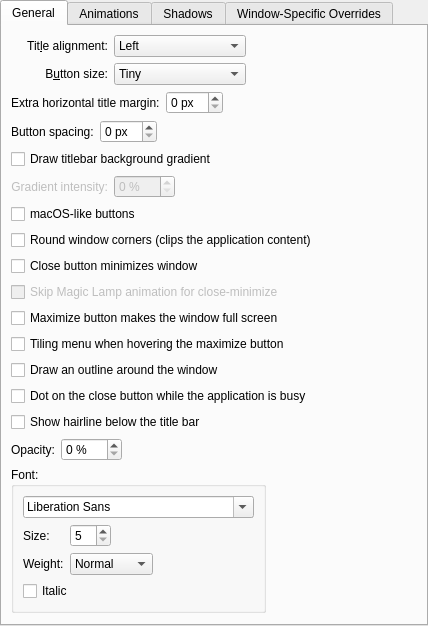
<?xml version="1.0" encoding="UTF-8"?>
<ui version="4.0">
 <class>BreezeConfigurationUI</class>
 <widget class="QWidget" name="BreezeConfigurationUI">
  <property name="geometry">
   <rect>
    <x>0</x>
    <y>0</y>
    <width>428</width>
    <height>418</height>
   </rect>
  </property>
  <layout class="QVBoxLayout" name="verticalLayout">
   <property name="margin">
    <number>0</number>
   </property>
   <item>
    <widget class="QTabWidget" name="tabWidget">
     <property name="currentIndex">
      <number>0</number>
     </property>
     <widget class="QWidget" name="tab">
      <attribute name="title">
       <string>General</string>
      </attribute>
      <layout class="QGridLayout" name="gridLayout_4">
       <item row="0" column="0">
        <widget class="QLabel" name="label_3">
         <property name="text">
          <string>Tit&amp;le alignment:</string>
         </property>
         <property name="alignment">
          <set>Qt::AlignRight|Qt::AlignTrailing|Qt::AlignVCenter</set>
         </property>
         <property name="buddy">
          <cstring>titleAlignment</cstring>
         </property>
        </widget>
       </item>
       <item row="0" column="1">
        <widget class="QComboBox" name="titleAlignment">
         <item>
          <property name="text">
           <string>Left</string>
          </property>
         </item>
         <item>
          <property name="text">
           <string>Center</string>
          </property>
         </item>
         <item>
          <property name="text">
           <string>Center (Full Width)</string>
          </property>
         </item>
         <item>
          <property name="text">
           <string>Right</string>
          </property>
         </item>
        </widget>
       </item>
       <item row="0" column="2">
        <spacer name="horizontalSpacer">
         <property name="orientation">
          <enum>Qt::Horizontal</enum>
         </property>
         <property name="sizeHint" stdset="0">
          <size>
           <width>40</width>
           <height>20</height>
          </size>
         </property>
        </spacer>
       </item>
       <item row="1" column="0">
        <widget class="QLabel" name="label_4">
         <property name="text">
          <string>B&amp;utton size:</string>
         </property>
         <property name="alignment">
          <set>Qt::AlignRight|Qt::AlignTrailing|Qt::AlignVCenter</set>
         </property>
         <property name="buddy">
          <cstring>buttonSize</cstring>
         </property>
        </widget>
       </item>
       <item row="1" column="1">
        <widget class="QComboBox" name="buttonSize">
         <item>
          <property name="text">
           <string>Tiny</string>
          </property>
         </item>
         <item>
          <property name="text">
           <string comment="@item:inlistbox Button size:">Small</string>
          </property>
         </item>
         <item>
          <property name="text">
           <string comment="@item:inlistbox Button size:">Medium</string>
          </property>
         </item>
         <item>
          <property name="text">
           <string comment="@item:inlistbox Button size:">Large</string>
          </property>
         </item>
         <item>
          <property name="text">
           <string comment="@item:inlistbox Button size:">Very Large</string>
          </property>
         </item>
        </widget>
       </item>
       <item row="2" column="0" colspan="3">
        <layout class="QHBoxLayout" name="horizontalLayout">
         <item>
          <widget class="QLabel" name="titleMarginLabel">
           <property name="text">
            <string>Extra horizontal title margin:</string>
           </property>
          </widget>
         </item>
         <item>
          <widget class="QSpinBox" name="titleMarginSpinBox">
           <property name="suffix">
            <string> px</string>
           </property>
          </widget>
         </item>
         <item>
          <spacer name="horizontalSpacer_8">
           <property name="orientation">
            <enum>Qt::Horizontal</enum>
           </property>
           <property name="sizeHint" stdset="0">
            <size>
             <width>40</width>
             <height>20</height>
            </size>
           </property>
          </spacer>
         </item>
        </layout>
       </item>
       <item row="3" column="0" colspan="3">
        <layout class="QHBoxLayout" name="horizontalLayout_2">
         <item>
          <widget class="QLabel" name="btnSpacingLabel">
           <property name="text">
            <string>Button spacing:</string>
           </property>
          </widget>
         </item>
         <item>
          <widget class="QSpinBox" name="btnSpacingSpinBox">
           <property name="suffix">
            <string> px</string>
           </property>
           <property name="prefix">
            <string/>
           </property>
          </widget>
         </item>
         <item>
          <spacer name="horizontalSpacer_7">
           <property name="orientation">
            <enum>Qt::Horizontal</enum>
           </property>
           <property name="sizeHint" stdset="0">
            <size>
             <width>40</width>
             <height>20</height>
            </size>
           </property>
          </spacer>
         </item>
        </layout>
       </item>
       <item row="4" column="0" colspan="3">
        <widget class="QCheckBox" name="drawBackgroundGradient">
         <property name="text">
          <string>Draw titlebar background gradient</string>
         </property>
        </widget>
       </item>
       <item row="5" column="0">
        <widget class="QLabel" name="label_7">
         <property name="enabled">
          <bool>false</bool>
         </property>
         <property name="text">
          <string>Gradient intensity:</string>
         </property>
         <property name="alignment">
          <set>Qt::AlignRight|Qt::AlignTrailing|Qt::AlignVCenter</set>
         </property>
        </widget>
       </item>
       <item row="5" column="1" alignment="Qt::AlignLeft">
        <widget class="QSpinBox" name="gradientSpinBox">
         <property name="enabled">
          <bool>false</bool>
         </property>
         <property name="suffix">
          <string> %</string>
         </property>
         <property name="maximum">
          <number>100</number>
         </property>
        </widget>
       </item>
       <item row="6" column="0" colspan="3">
        <widget class="QCheckBox" name="macOSButtons">
         <property name="text">
          <string>macOS-like buttons</string>
         </property>
        </widget>
       </item>
       <item row="7" column="0" colspan="3">
        <widget class="QCheckBox" name="roundedCorners">
         <property name="text">
          <string>Round window corners (clips the application content)</string>
         </property>
        </widget>
       </item>
       <item row="8" column="0" colspan="3">
        <widget class="QCheckBox" name="closeButtonMinimizes">
         <property name="text">
          <string>Close button minimizes window</string>
         </property>
        </widget>
       </item>
       <item row="9" column="0" colspan="3">
        <widget class="QCheckBox" name="closeMinimizeSkipMagicLamp">
         <property name="enabled">
          <bool>false</bool>
         </property>
         <property name="text">
          <string>Skip Magic Lamp animation for close-minimize</string>
         </property>
        </widget>
       </item>
       <item row="10" column="0" colspan="3">
        <widget class="QCheckBox" name="maximizeButtonFullScreens">
         <property name="text">
          <string>Maximize button makes the window full screen</string>
         </property>
        </widget>
       </item>
       <item row="11" column="0" colspan="3">
        <widget class="QCheckBox" name="showSnapMenu">
         <property name="text">
          <string>Tiling menu when hovering the maximize button</string>
         </property>
        </widget>
       </item>
       <item row="12" column="0" colspan="3">
        <widget class="QCheckBox" name="showOutline">
         <property name="text">
          <string>Draw an outline around the window</string>
         </property>
        </widget>
       </item>
       <item row="13" column="0" colspan="3">
        <widget class="QCheckBox" name="showBusyIndicator">
         <property name="text">
          <string>Dot on the close button while the application is busy</string>
         </property>
        </widget>
       </item>
       <item row="14" column="0" colspan="3">
        <widget class="QCheckBox" name="showHairline">
         <property name="text">
          <string>Show hairline below the title bar</string>
         </property>
        </widget>
       </item>
       <item row="15" column="0" colspan="3">
        <layout class="QGridLayout" name="gridLayout_2" columnstretch="0,0,0,1">
         <item row="0" column="0">
          <widget class="QLabel" name="label_6">
           <property name="text">
            <string>Opacity:</string>
           </property>
          </widget>
         </item>
         <item row="0" column="1">
          <widget class="QSpinBox" name="opacitySpinBox">
           <property name="suffix">
            <string> %</string>
           </property>
           <property name="maximum">
            <number>100</number>
           </property>
          </widget>
         </item>
         <item row="0" column="2">
          <spacer name="horizontalSpacer_6">
           <property name="orientation">
            <enum>Qt::Horizontal</enum>
           </property>
           <property name="sizeHint" stdset="0">
            <size>
             <width>5</width>
             <height>5</height>
            </size>
           </property>
          </spacer>
         </item>
         <item row="1" column="0" colspan="3">
          <widget class="QGroupBox" name="groupBox">
           <property name="title">
            <string>Font:</string>
           </property>
           <layout class="QGridLayout" name="gridLayout_3">
            <item row="0" column="0" colspan="5">
             <widget class="QFontComboBox" name="fontComboBox"/>
            </item>
            <item row="1" column="1" alignment="Qt::AlignLeft">
             <widget class="QSpinBox" name="fontSizeSpinBox">
              <property name="minimum">
               <number>5</number>
              </property>
              <property name="maximum">
               <number>50</number>
              </property>
             </widget>
            </item>
            <item row="1" column="0">
             <widget class="QLabel" name="label_9">
              <property name="text">
               <string>Size:</string>
              </property>
             </widget>
            </item>
            <item row="1" column="4">
             <spacer name="horizontalSpacer_3">
              <property name="orientation">
               <enum>Qt::Horizontal</enum>
              </property>
              <property name="sizeHint" stdset="0">
               <size>
                <width>5</width>
                <height>5</height>
               </size>
              </property>
             </spacer>
            </item>
            <item row="2" column="0">
             <widget class="QLabel" name="label_8">
              <property name="text">
               <string>Weight:</string>
              </property>
             </widget>
            </item>
            <item row="2" column="1">
             <widget class="QComboBox" name="weightComboBox">
              <property name="currentIndex">
               <number>0</number>
              </property>
              <item>
               <property name="text">
                <string>Normal</string>
               </property>
              </item>
              <item>
               <property name="text">
                <string>Medium</string>
               </property>
              </item>
              <item>
               <property name="text">
                <string>DemiBold</string>
               </property>
              </item>
              <item>
               <property name="text">
                <string>Bold</string>
               </property>
              </item>
              <item>
               <property name="text">
                <string>ExtraBold</string>
               </property>
              </item>
              <item>
               <property name="text">
                <string>Black</string>
               </property>
              </item>
             </widget>
            </item>
            <item row="3" column="0" colspan="2">
             <widget class="QCheckBox" name="italicCheckBox">
              <property name="text">
               <string>Italic</string>
              </property>
             </widget>
            </item>
           </layout>
          </widget>
         </item>
         <item row="1" column="3">
          <spacer name="horizontalSpacer_2">
           <property name="orientation">
            <enum>Qt::Horizontal</enum>
           </property>
           <property name="sizeHint" stdset="0">
            <size>
             <width>5</width>
             <height>5</height>
            </size>
           </property>
          </spacer>
         </item>
        </layout>
       </item>
       <item row="16" column="0" colspan="3">
        <spacer name="verticalSpacer">
         <property name="orientation">
          <enum>Qt::Vertical</enum>
         </property>
         <property name="sizeHint" stdset="0">
          <size>
           <width>20</width>
           <height>40</height>
          </size>
         </property>
        </spacer>
       </item>
      </layout>
     </widget>
     <widget class="QWidget" name="tab_2">
      <attribute name="title">
       <string>Animations</string>
      </attribute>
      <layout class="QGridLayout" name="gridLayout_5">
       <item row="0" column="0" colspan="3">
        <widget class="QCheckBox" name="animationsEnabled">
         <property name="text">
          <string>Enable animations</string>
         </property>
        </widget>
       </item>
       <item row="1" column="0">
        <widget class="QLabel" name="animationsDurationLabel">
         <property name="enabled">
          <bool>false</bool>
         </property>
         <property name="text">
          <string>Anima&amp;tions duration:</string>
         </property>
         <property name="alignment">
          <set>Qt::AlignRight|Qt::AlignTrailing|Qt::AlignVCenter</set>
         </property>
         <property name="buddy">
          <cstring>animationsDuration</cstring>
         </property>
        </widget>
       </item>
       <item row="1" column="1">
        <widget class="QSpinBox" name="animationsDuration">
         <property name="enabled">
          <bool>false</bool>
         </property>
         <property name="suffix">
          <string> ms</string>
         </property>
         <property name="maximum">
          <number>500</number>
         </property>
        </widget>
       </item>
       <item row="1" column="2">
        <spacer name="horizontalSpacer_4">
         <property name="orientation">
          <enum>Qt::Horizontal</enum>
         </property>
         <property name="sizeHint" stdset="0">
          <size>
           <width>40</width>
           <height>20</height>
          </size>
         </property>
        </spacer>
       </item>
       <item row="2" column="0" colspan="3">
        <spacer name="verticalSpacer_2">
         <property name="orientation">
          <enum>Qt::Vertical</enum>
         </property>
         <property name="sizeHint" stdset="0">
          <size>
           <width>20</width>
           <height>40</height>
          </size>
         </property>
        </spacer>
       </item>
      </layout>
     </widget>
     <widget class="QWidget" name="tab_4">
      <attribute name="title">
       <string>Shadows</string>
      </attribute>
      <layout class="QGridLayout" name="gridLayout">
       <item row="0" column="0">
        <widget class="QLabel" name="label">
         <property name="text">
          <string>Si&amp;ze:</string>
         </property>
         <property name="alignment">
          <set>Qt::AlignRight|Qt::AlignTrailing|Qt::AlignVCenter</set>
         </property>
         <property name="buddy">
          <cstring>shadowSize</cstring>
         </property>
        </widget>
       </item>
       <item row="0" column="1">
        <widget class="QComboBox" name="shadowSize">
         <item>
          <property name="text">
           <string comment="@item:inlistbox Button size:">None</string>
          </property>
         </item>
         <item>
          <property name="text">
           <string comment="@item:inlistbox Button size:">Small</string>
          </property>
         </item>
         <item>
          <property name="text">
           <string comment="@item:inlistbox Button size:">Medium</string>
          </property>
         </item>
         <item>
          <property name="text">
           <string comment="@item:inlistbox Button size:">Large</string>
          </property>
         </item>
         <item>
          <property name="text">
           <string comment="@item:inlistbox Button size:">Very Large</string>
          </property>
         </item>
        </widget>
       </item>
       <item row="1" column="0">
        <widget class="QLabel" name="label_2">
         <property name="text">
          <string comment="strength of the shadow (from transparent to opaque)">S&amp;trength:</string>
         </property>
         <property name="alignment">
          <set>Qt::AlignRight|Qt::AlignTrailing|Qt::AlignVCenter</set>
         </property>
         <property name="buddy">
          <cstring>shadowStrength</cstring>
         </property>
        </widget>
       </item>
       <item row="1" column="1">
        <widget class="QSpinBox" name="shadowStrength">
         <property name="suffix">
          <string>%</string>
         </property>
         <property name="minimum">
          <number>10</number>
         </property>
         <property name="maximum">
          <number>100</number>
         </property>
        </widget>
       </item>
       <item row="1" column="2">
        <spacer name="horizontalSpacer_5">
         <property name="orientation">
          <enum>Qt::Horizontal</enum>
         </property>
         <property name="sizeHint" stdset="0">
          <size>
           <width>40</width>
           <height>20</height>
          </size>
         </property>
        </spacer>
       </item>
       <item row="2" column="0">
        <widget class="QLabel" name="label_5">
         <property name="text">
          <string>Color:</string>
         </property>
         <property name="alignment">
          <set>Qt::AlignRight|Qt::AlignTrailing|Qt::AlignVCenter</set>
         </property>
        </widget>
       </item>
       <item row="2" column="1">
        <widget class="KColorButton" name="shadowColor"/>
       </item>
       <item row="3" column="0" colspan="3">
        <spacer name="verticalSpacer_3">
         <property name="orientation">
          <enum>Qt::Vertical</enum>
         </property>
         <property name="sizeHint" stdset="0">
          <size>
           <width>20</width>
           <height>40</height>
          </size>
         </property>
        </spacer>
       </item>
      </layout>
     </widget>
     <widget class="QWidget" name="tab_3">
      <attribute name="title">
       <string>Window-Specific Overrides</string>
      </attribute>
      <layout class="QVBoxLayout" name="verticalLayout_3">
       <item>
        <widget class="Breeze::ExceptionListWidget" name="exceptions" native="true">
         <property name="sizePolicy">
          <sizepolicy hsizetype="Preferred" vsizetype="Expanding">
           <horstretch>0</horstretch>
           <verstretch>0</verstretch>
          </sizepolicy>
         </property>
        </widget>
       </item>
      </layout>
     </widget>
    </widget>
   </item>
  </layout>
 </widget>
 <customwidgets>
  <customwidget>
   <class>KColorButton</class>
   <extends>QPushButton</extends>
   <header>kcolorbutton.h</header>
  </customwidget>
  <customwidget>
   <class>Breeze::ExceptionListWidget</class>
   <extends>QWidget</extends>
   <header>config/breezeexceptionlistwidget.h</header>
   <container>1</container>
  </customwidget>
 </customwidgets>
 <resources/>
 <connections>
  <connection>
   <sender>animationsEnabled</sender>
   <signal>toggled(bool)</signal>
   <receiver>animationsDurationLabel</receiver>
   <slot>setEnabled(bool)</slot>
   <hints>
    <hint type="sourcelabel">
     <x>34</x>
     <y>194</y>
    </hint>
    <hint type="destinationlabel">
     <x>84</x>
     <y>221</y>
    </hint>
   </hints>
  </connection>
  <connection>
   <sender>animationsEnabled</sender>
   <signal>toggled(bool)</signal>
   <receiver>animationsDuration</receiver>
   <slot>setEnabled(bool)</slot>
   <hints>
    <hint type="sourcelabel">
     <x>108</x>
     <y>194</y>
    </hint>
    <hint type="destinationlabel">
     <x>141</x>
     <y>229</y>
    </hint>
   </hints>
  </connection>
  <connection>
   <sender>drawBackgroundGradient</sender>
   <signal>toggled(bool)</signal>
   <receiver>gradientSpinBox</receiver>
   <slot>setEnabled(bool)</slot>
   <hints>
    <hint type="sourcelabel">
     <x>222</x>
     <y>160</y>
    </hint>
    <hint type="destinationlabel">
     <x>166</x>
     <y>188</y>
    </hint>
   </hints>
  </connection>
  <connection>
   <sender>drawBackgroundGradient</sender>
   <signal>toggled(bool)</signal>
   <receiver>label_7</receiver>
   <slot>setEnabled(bool)</slot>
   <hints>
    <hint type="sourcelabel">
     <x>222</x>
     <y>160</y>
    </hint>
    <hint type="destinationlabel">
     <x>64</x>
     <y>57</y>
    </hint>
   </hints>
  </connection>
  <connection>
   <sender>closeButtonMinimizes</sender>
   <signal>toggled(bool)</signal>
   <receiver>closeMinimizeSkipMagicLamp</receiver>
   <slot>setEnabled(bool)</slot>
   <hints>
    <hint type="sourcelabel">
     <x>222</x>
     <y>160</y>
    </hint>
    <hint type="destinationlabel">
     <x>222</x>
     <y>188</y>
    </hint>
   </hints>
  </connection>
 </connections>
</ui>
